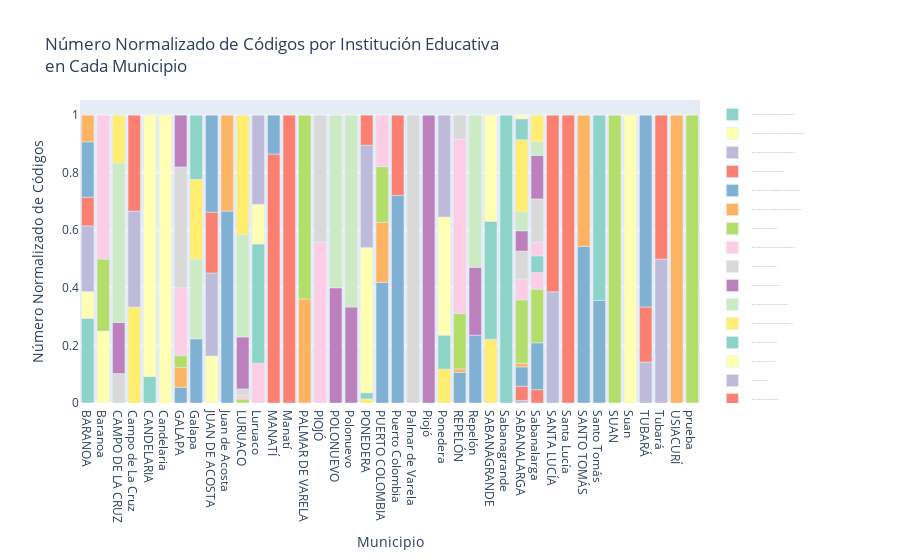

The notebook cell this image was saved under:
### Code cell
# Agrupar por 'Municipio' y 'Nombre IED' y contar la cantidad de 'Código'
municipio_institucion_codigo = df.groupby(['Municipio', 'Nombre IED']).agg({'Código': 'count'})

# Agrupar por 'Municipio' y contar la cantidad total de 'Código'
estado_municipio = df.groupby(['Municipio']).agg({'Código': 'count'})

# Normalizar datos
municipio_institucion_codigo = municipio_institucion_codigo.div(estado_municipio, level='Municipio').reset_index()

# Cambiar nombre de columnas
municipio_institucion_codigo = municipio_institucion_codigo.rename(columns={'Código': 'conteo'})

# Crear el gráfico de barras con Plotly Express
fig = px.bar(
    municipio_institucion_codigo,
    x='Municipio',
    y='conteo',
    color='Nombre IED',
    title='Número Normalizado de Códigos por Institución Educativa<br>en Cada Municipio',
    labels={
        'Municipio': 'Municipio',
        'conteo': 'Número Normalizado de Códigos',
        'Nombre IED': 'Institución Educativa'
    },
    color_discrete_sequence=px.colors.qualitative.Set3  # Opcional: Cambia la paleta de colores
)

# Configurar la leyenda para posicionarla fuera del área del gráfico
#fig.update_layout(
#    legend=dict(
#        orientation='v',
#        yanchor='top',
#        y=1,
#        xanchor='left',
#        x=1.02,
#        font=dict(size=10),  # Tamaño de la fuente de la leyenda
#        title_text='',
#        bgcolor='rgba(255, 255, 255, 0.8)'  # Fondo semitransparente para la leyenda
#    ),
#    margin=dict(r=200),  # Espacio adicional en el lado derecho para la leyenda
#    barmode='stack',  # Opcional: Cambia el modo de barras, 'stack' o 'group'
#    xaxis=dict(title='Municipio', tickangle=45),  # Rotar etiquetas del eje x
#    yaxis=dict(title='Número Normalizado de Códigos')
#)

# Configurar la leyenda para ocultar nombres y mostrar solo colores
fig.update_layout(
    legend=dict(
        traceorder='normal',
        yanchor='top',
        y=1,
        xanchor='left',
        x=1.02,
        title_text='',  # Oculta el título de la leyenda
        font=dict(size=1),  # Establece el tamaño de la fuente a 0 para ocultar nombres
        bgcolor='rgba(255, 255, 255, 0.8)'  # Fondo semitransparente para la leyenda
    ),
    margin=dict(r=200)  # Espacio adicional en el lado derecho para la leyenda
)

fig.show()
